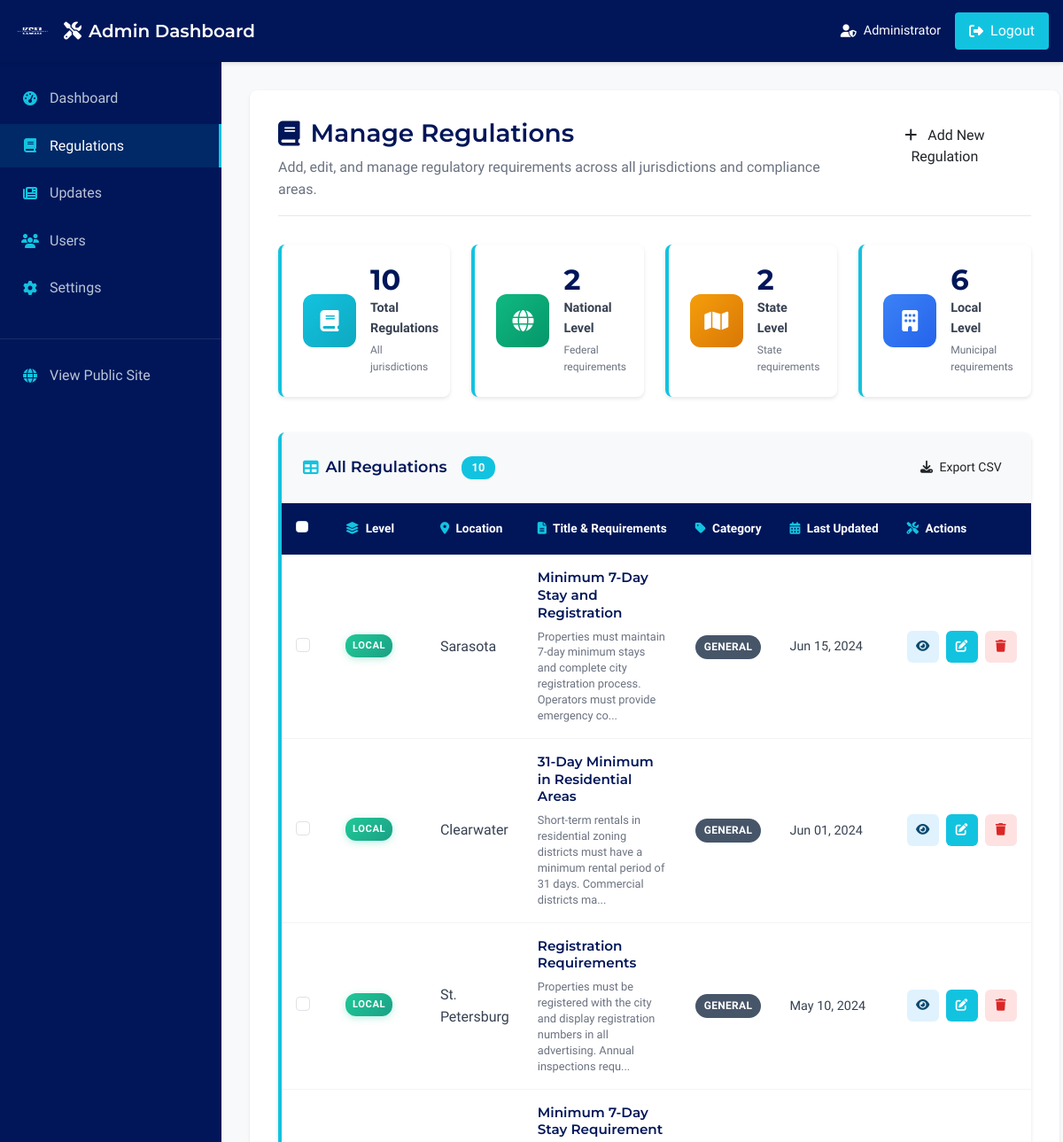
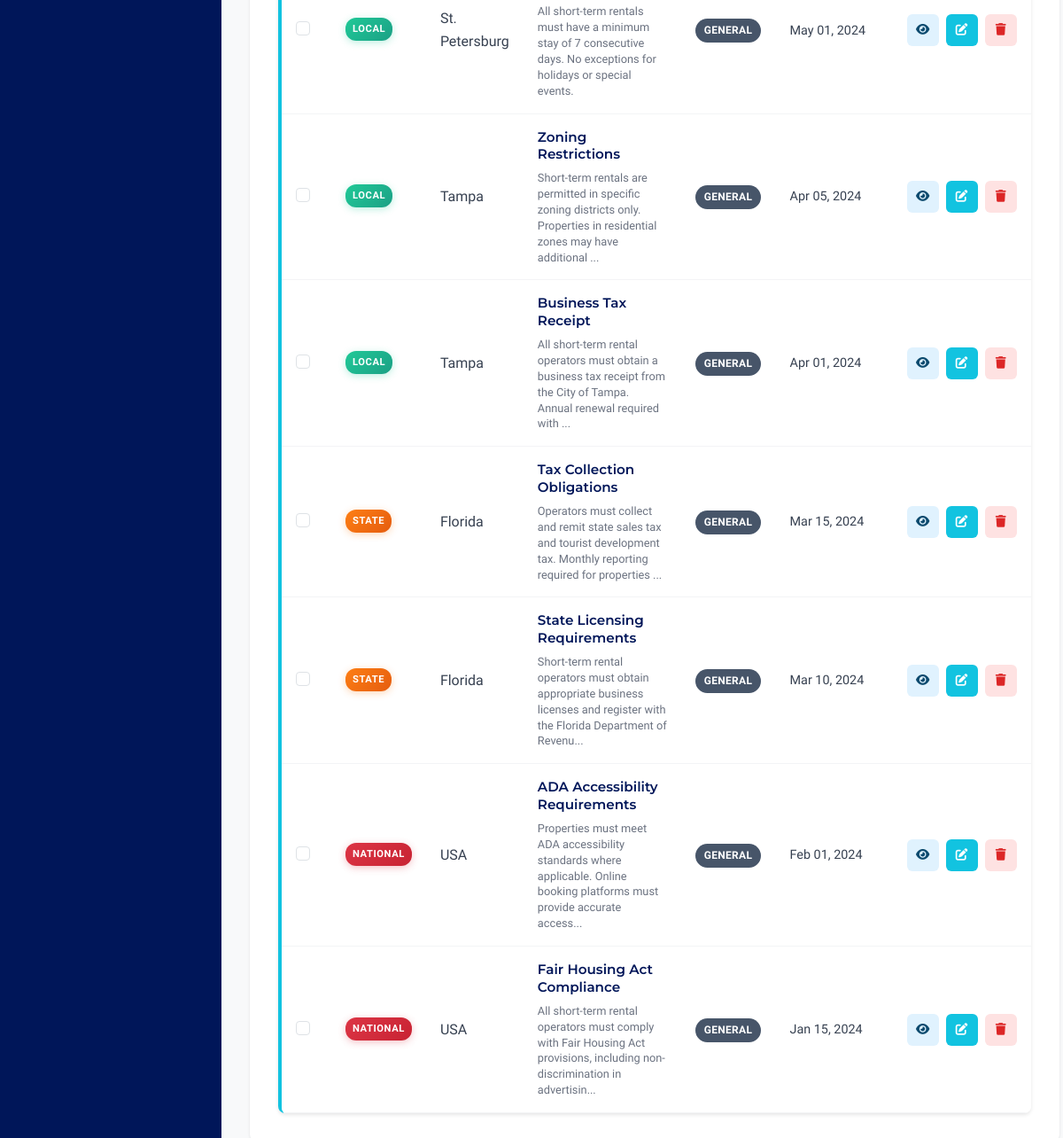
Screenshot of /admin/regulations (signed in) with the database file from the repository (2 pictures, top to bottom).
### models.py (models this page shows, shortened)
class Regulation(db.Model):
    __tablename__ = 'regulations'
    id = db.Column(db.Integer, primary_key=True)
    jurisdiction_level = db.Column(db.String(20), nullable=False)  # National, State, Local
    location = db.Column(db.String(100), nullable=False)  # USA, Florida, Tampa, etc.
    title = db.Column(db.String(200), nullable=False)
    key_requirements = db.Column(db.Text, nullable=False)
    compliance_level = db.Column(db.String(20), nullable=False, default='Mandatory')  # Mandatory, Recommended, Optional
    property_types = db.Column(db.String(200))  # Comma-separated: Residential, Commercial, Mixed-use
    status = db.Column(db.String(20), default='Current & Active')  # Current & Active, Upcoming, Expired
    category = db.Column(db.String(50), nullable=False, default='General')  # Zoning, Registration, Tax, Licensing
    priority = db.Column(db.String(10), default='Medium')  # High, Medium, Low
    related_keywords = db.Column(db.Text)  # Comma-separated tags
    compliance_checklist = db.Column(db.Text)  # JSON or structured text
    local_authority_contact = db.Column(db.Text)  # Contact details for local authorities
    last_updated = db.Column(db.DateTime, default=datetime.utcnow)
    created_at = db.Column(db.DateTime, default=datetime.utcnow)
    updated_at = db.Column(db.DateTime, default=datetime.utcnow, onupdate=datetime.utcnow)
    property_type = db.Column(db.String(50), nullable=True)  # Legacy field - will migrate to property_types
    effective_date = db.Column(db.Date, nullable=True)  # When regulation becomes effective
    expiry_date = db.Column(db.Date, nullable=True)  # When regulation expires (if applicable)
    keywords = db.Column(db.Text, nullable=True)  # Legacy field - will migrate to related_keywords

### app/blueprints/admin.py (the view)
@admin_bp.route('/regulations')
@require_admin_login
@log_admin_action('regulations_management')
def manage_regulations():
    try:
        start_time = time.time()
        regulations = Regulation.query.order_by(Regulation.last_updated.desc()).all()
        load_time = time.time() - start_time
        logger.info(f"Successfully loaded {len(regulations)} regulations for admin management in {load_time:.3f}s")
        if load_time > 1.0:
            performance_logger.warning(f"Slow regulation loading - Duration: {load_time:.3f}s | Count: {len(regulations)}")
        return render_template('admin/manage_regulations.html', regulations=regulations)
    except Exception as e:
        logger.error(f"Error in manage_regulations: {str(e)}", exc_info=True)
        flash(f"Error loading regulations: {str(e)}", 'error')
        return redirect(url_for('admin.dashboard'))

### templates/admin/manage_regulations.html (shortened to what this page needs)
{% extends "admin/admin_base.html" %}
{% block content %}
<div class="admin-content">
    <div class="admin-page-header">
        <div class="d-flex justify-content-between align-items-start">
            <div>
                <h1 class="admin-page-title">
                    <i class="fas fa-book"></i>
                    Manage Regulations
                </h1>
                <p class="admin-page-subtitle">Add, edit, and manage regulatory requirements across all jurisdictions and compliance areas.</p>
            </div>
            <div class="admin-header-actions">
                <a href="{{ url_for('admin.new_regulation') }}" class="btn btn-admin-primary">
                    <i class="fas fa-plus me-2"></i>
                    Add New Regulation
                </a>
            </div>
        </div>
    </div>
    {% if regulations %}
    <div class="row mb-4">
        <div class="col-xl-3 col-md-6 mb-3">
            <div class="admin-regulation-stat-card">
                <div class="regulation-stat-icon">
                    <i class="fas fa-book"></i>
                </div>
                <div class="regulation-stat-content">
                    <div class="regulation-stat-number">{{ regulations | length }}</div>
                    <div class="regulation-stat-label">Total Regulations</div>
                    <div class="regulation-stat-desc">All jurisdictions</div>
                </div>
            </div>
        </div>
        <div class="col-xl-3 col-md-6 mb-3">
            <div class="admin-regulation-stat-card">
                <div class="regulation-stat-icon national">
                    <i class="fas fa-globe"></i>
                </div>
                <div class="regulation-stat-content">
                    <div class="regulation-stat-number">
                        {{ regulations | selectattr('jurisdiction_level', 'equalto', 'National') | list | length }}
                    </div>
                    <div class="regulation-stat-label">National Level</div>
                    <div class="regulation-stat-desc">Federal requirements</div>
                </div>
            </div>
        </div>
        <div class="col-xl-3 col-md-6 mb-3">
            <div class="admin-regulation-stat-card">
                <div class="regulation-stat-icon state">
                    <i class="fas fa-map"></i>
                </div>
                <div class="regulation-stat-content">
                    <div class="regulation-stat-number">
                        {{ regulations | selectattr('jurisdiction_level', 'equalto', 'State') | list | length }}
                    </div>
                    <div class="regulation-stat-label">State Level</div>
                    <div class="regulation-stat-desc">State requirements</div>
                </div>
            </div>
        </div>
        <div class="col-xl-3 col-md-6 mb-3">
            <div class="admin-regulation-stat-card">
                <div class="regulation-stat-icon local">
                    <i class="fas fa-building"></i>
                </div>
                <div class="regulation-stat-content">
                    <div class="regulation-stat-number">
                        {{ regulations | selectattr('jurisdiction_level', 'equalto', 'Local') | list | length }}
                    </div>
                    <div class="regulation-stat-label">Local Level</div>
                    <div class="regulation-stat-desc">Municipal requirements</div>
                </div>
            </div>
        </div>
    </div>
    <div class="admin-regulations-table-card">
        <div class="regulations-table-header">
            <div class="table-header-content">
                <h5 class="regulations-table-title">
                    <i class="fas fa-table"></i>
                    All Regulations
                    <span class="regulations-count-badge">{{ regulations | length }}</span>
                </h5>
                <div class="table-actions">
                    <button class="btn btn-admin-secondary btn-sm" onclick="exportToCSV()">
                        <i class="fas fa-download me-1"></i>
                        Export CSV
                    </button>
                </div>
            </div>
        </div>
        <div class="regulations-table-body">
            <div class="table-responsive">
                <table class="admin-regulations-table" id="regulationsTable">
                    <thead>
                        <tr>
                            <th class="level-column">
                                <i class="fas fa-layer-group me-1"></i>
                                Level
                            </th>
                            <th class="location-column">
                                <i class="fas fa-map-marker-alt me-1"></i>
                                Location
                            </th>
                            <th class="title-column">
                                <i class="fas fa-file-alt me-1"></i>
                                Title & Requirements
                            </th>
                            <th class="category-column">
                                <i class="fas fa-tag me-1"></i>
                                Category
                            </th>
                            <th class="updated-column">
                                <i class="fas fa-calendar-alt me-1"></i>
                                Last Updated
                            </th>
                            <th class="actions-column">
                                <i class="fas fa-tools me-1"></i>
                                Actions
                            </th>
                        </tr>
                    </thead>
                    <tbody>
                        {% for regulation in regulations %}
                        <tr class="regulation-table-row" data-item-id="{{ regulation.id }}">
                            <td class="level-cell">
                                <span class="jurisdiction-badge
                                    {% if regulation.jurisdiction_level == 'National' %}jurisdiction-national
                                    {% elif regulation.jurisdiction_level == 'State' %}jurisdiction-state
                                    {% else %}jurisdiction-local{% endif %}">
                                    {{ regulation.jurisdiction_level }}
                                </span>
                            </td>
                            <td class="location-cell">
                                <div class="regulation-location">{{ regulation.location }}</div>
                            </td>
                            <td class="title-cell">
                                <div class="regulation-title-text">{{ regulation.title }}</div>
                                <div class="regulation-requirements-preview">
                                    {{ regulation.key_requirements[:120] }}{% if regulation.key_requirements|length > 120 %}...{% endif %}
                                </div>
                            </td>
                            <td class="category-cell">
                                <span class="category-tag
                                    {% if regulation.category == 'Legal' %}tag-legal
                                    {% elif regulation.category == 'Licensing' %}tag-licensing
                                    {% elif regulation.category == 'Taxes' %}tag-taxes
                                    {% elif regulation.category == 'Zoning' %}tag-zoning
                                    {% elif regulation.category == 'Occupancy' %}tag-occupancy
                                    {% elif regulation.category == 'Registration' %}tag-registration
                                    {% elif regulation.category == 'Discrimination' %}tag-discrimination
                                    {% else %}tag-default{% endif %}">
                                    {{ regulation.category }}
                                </span>
                            </td>
                            <td class="updated-cell">
                                <div class="regulation-update-date">
                                    {% if regulation.last_updated %}
                                        {{ regulation.last_updated.strftime('%b %d, %Y') }}
                                    {% else %}
                                        Not specified
                                    {% endif %}
                                </div>
                            </td>
                            <td class="actions-cell">
                                <div class="regulation-actions">
                                    <a href="{{ url_for('main.regulation_detail', regulation_id=regulation.id) }}"
                                       class="action-btn view-btn"
                                       title="View Details">
                                        <i class="fas fa-eye"></i>
                                    </a>
                                    <a href="{{ url_for('admin.edit_regulation', regulation_id=regulation.id) }}"
                                       class="action-btn edit-btn"
                                       title="Edit Regulation">
                                        <i class="fas fa-edit"></i>
                                    </a>
                                    <button type="button"
                                            class="action-btn delete-btn"
                                            title="Delete Regulation"
                                            data-regulation-id="{{ regulation.id }}"
                                            data-regulation-title="{{ regulation.title }}"
                                            onclick="deleteRegulation(this)">
                                        <i class="fas fa-trash"></i>
                                    </button>
                                </div>
                            </td>
                        </tr>
                        {% endfor %}
                    </tbody>
                </table>
            </div>
        </div>
    </div>
    {% endif %}
</div>
{% endblock %}

### rows the page displays
Regulation: jurisdiction_level "LOCAL", location "Sarasota", title "Minimum 7-Day Stay and Registration", key_requirements "Properties must maintain 7-day minimum stays and complete city registration process. Operators must provide emergency co", category "GENERAL", last_updated "Jun 15, 2024"
Regulation: jurisdiction_level "LOCAL", location "Clearwater", title "31-Day Minimum in Residential Areas", key_requirements "Short-term rentals in residential zoning districts must have a minimum rental period of 31 days. Commercial districts ma", category "GENERAL", last_updated "Jun 01, 2024"
Regulation: jurisdiction_level "LOCAL", location "St. Petersburg", title "Registration Requirements", key_requirements "Properties must be registered with the city and display registration numbers in all advertising. Annual inspections requ", category "GENERAL", last_updated "May 10, 2024"
Regulation: jurisdiction_level "LOCAL", location "St. Petersburg", title "Minimum 7-Day Stay Requirement", key_requirements "All short-term rentals must have a minimum stay of 7 consecutive days. No exceptions for holidays or special events.", category "GENERAL", last_updated "May 01, 2024"
Regulation: jurisdiction_level "LOCAL", location "Tampa", title "Zoning Restrictions", key_requirements "Short-term rentals are permitted in specific zoning districts only. Properties in residential zones may have additional", category "GENERAL", last_updated "Apr 05, 2024"
Regulation: jurisdiction_level "LOCAL", location "Tampa", title "Business Tax Receipt", key_requirements "All short-term rental operators must obtain a business tax receipt from the City of Tampa. Annual renewal required with", category "GENERAL", last_updated "Apr 01, 2024"
Regulation: jurisdiction_level "STATE", location "Florida", title "Tax Collection Obligations", key_requirements "Operators must collect and remit state sales tax and tourist development tax. Monthly reporting required for properties", category "GENERAL", last_updated "Mar 15, 2024"
Regulation: jurisdiction_level "STATE", location "Florida", title "State Licensing Requirements", key_requirements "Short-term rental operators must obtain appropriate business licenses and register with the Florida Department of Revenu", category "GENERAL", last_updated "Mar 10, 2024"
Regulation: jurisdiction_level "NATIONAL", location "USA", title "ADA Accessibility Requirements", key_requirements "Properties must meet ADA accessibility standards where applicable. Online booking platforms must provide accurate access", category "GENERAL", last_updated "Feb 01, 2024"
Regulation: jurisdiction_level "NATIONAL", location "USA", title "Fair Housing Act Compliance", key_requirements "All short-term rental operators must comply with Fair Housing Act provisions, including non-discrimination in advertisin", category "GENERAL", last_updated "Jan 15, 2024"

### other values shown
{{ regulations | length }} "10"
